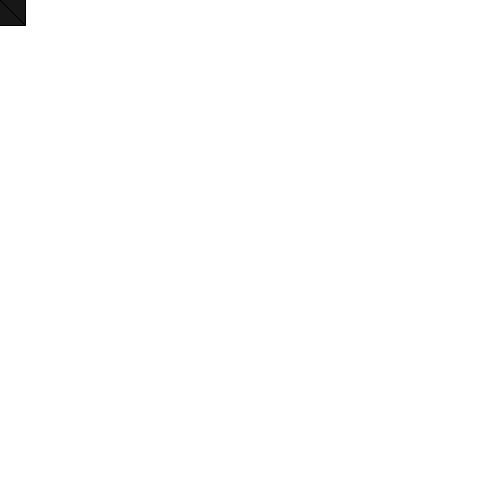
Frame 1 (no input)
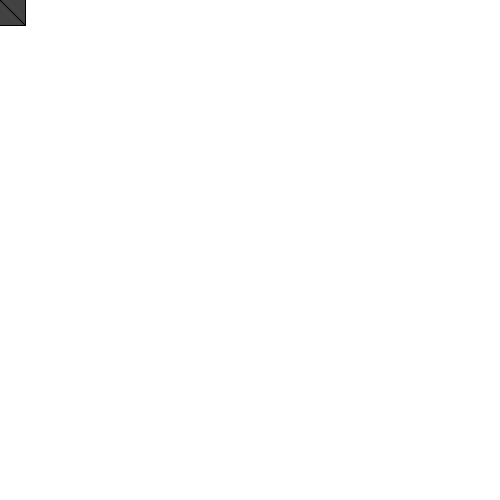
Frame 60 (the mouse pressed at the canvas centre just before this capture)
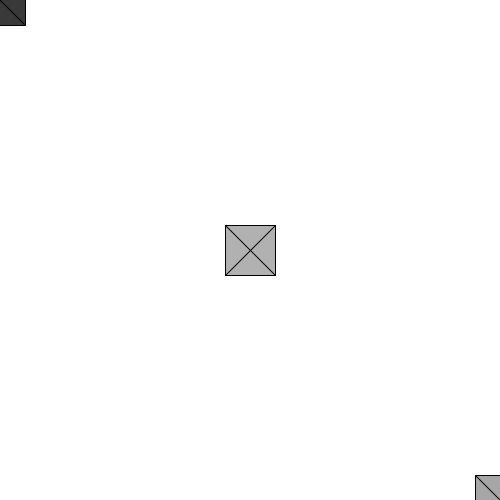
Frame 120 (the mouse held since frame 60 and released just before this capture)

The Processing sketch that drew these frames (run headless with seeded random() and noise(); from frame 60 on, the mouse is pressed at the canvas centre):

// Processing sketch: funcionPropiaForLoop
// ── funcionPropiaForLoop.pde
void setup() {
  size(500,500);
}

void draw() {
  background(255);
  for (int i=0; i<10 ; i++){
    miDibujo(mouseX*i, mouseY*i, 50, random(255));
  }

}

void miDibujo(float x, float y, float tam, float c) {
  fill(c);
  circle(x, y, tam);
  rect(x-tam/2, y-tam/2, tam, tam);
  line(x-tam/2, y-tam/2, x+tam/2, y+tam/2);
  line(x-tam/2, y+tam/2, x+tam/2, y-tam/2);
}
